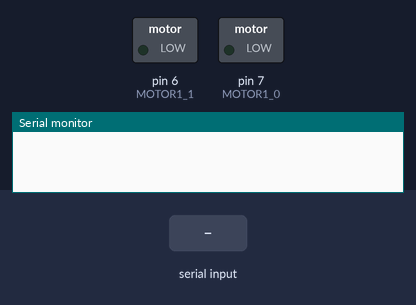
The sketch below on a simulated Arduino Uno, built with avr-gcc and run on an emulated ATmega328P. On the bench: switched loads named in the sketch (green lamp = pin HIGH), the last lines printed to the serial monitor. The test bench sets the inputs (shaded band).

Above: at 1.2 s.
1.3 s: "1" received over Serial
At 1.9 s:
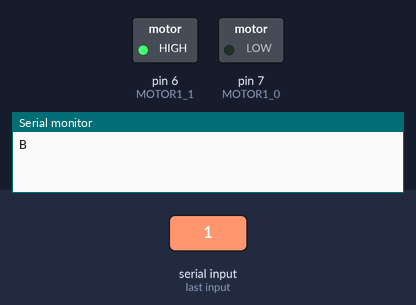
2.8 s: "2" received over Serial
At 4.0 s:
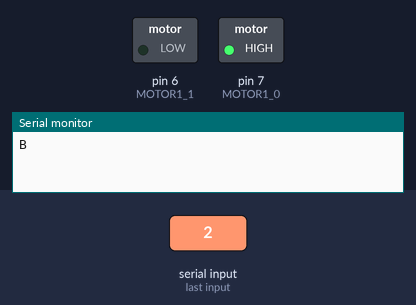
4.3 s: "0" received over Serial
At 5.4 s:
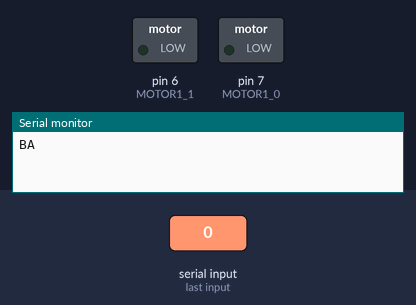
Timing chart, 0 to 7.3 s (numbered marks = the images above; inputs shaded):
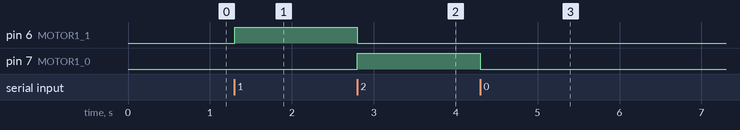

Measured:
- after the input at 1.3 s, pin 6 (MOTOR1_1): LOW → HIGH at once
- after the input at 2.8 s, pin 6 (MOTOR1_1): HIGH → LOW at once; pin 7 (MOTOR1_0): LOW → HIGH at once
- after the input at 4.3 s, pin 7 (MOTOR1_0): HIGH → LOW at once

The sketch:

ex1.ino.ino
```cpp
#define MOTOR1_0 7
#define MOTOR1_1 6
void setup() {
  // put your setup code here, to run once:
  pinMode(MOTOR1_0,OUTPUT);
  pinMode(MOTOR1_1,OUTPUT);
  Serial.begin(9600);
}


void loop() {

  // put your main code here, to run repeatedly:
   if (Serial.available() > 0) {
    // read the incoming byte:
    char ch = Serial.read();
    if(ch=='0')
    {
      digitalWrite(MOTOR1_1,LOW);
      digitalWrite(MOTOR1_0,LOW);
      Serial.write('A');
    }
    else
    if(ch=='1')
    {
      digitalWrite(MOTOR1_1,HIGH);
      digitalWrite(MOTOR1_0,LOW);
      Serial.write('B');
    }
    else
    if(ch=='2')
    {
      digitalWrite(MOTOR1_1,LOW);
      digitalWrite(MOTOR1_0,HIGH);
    }
   }

}
```
